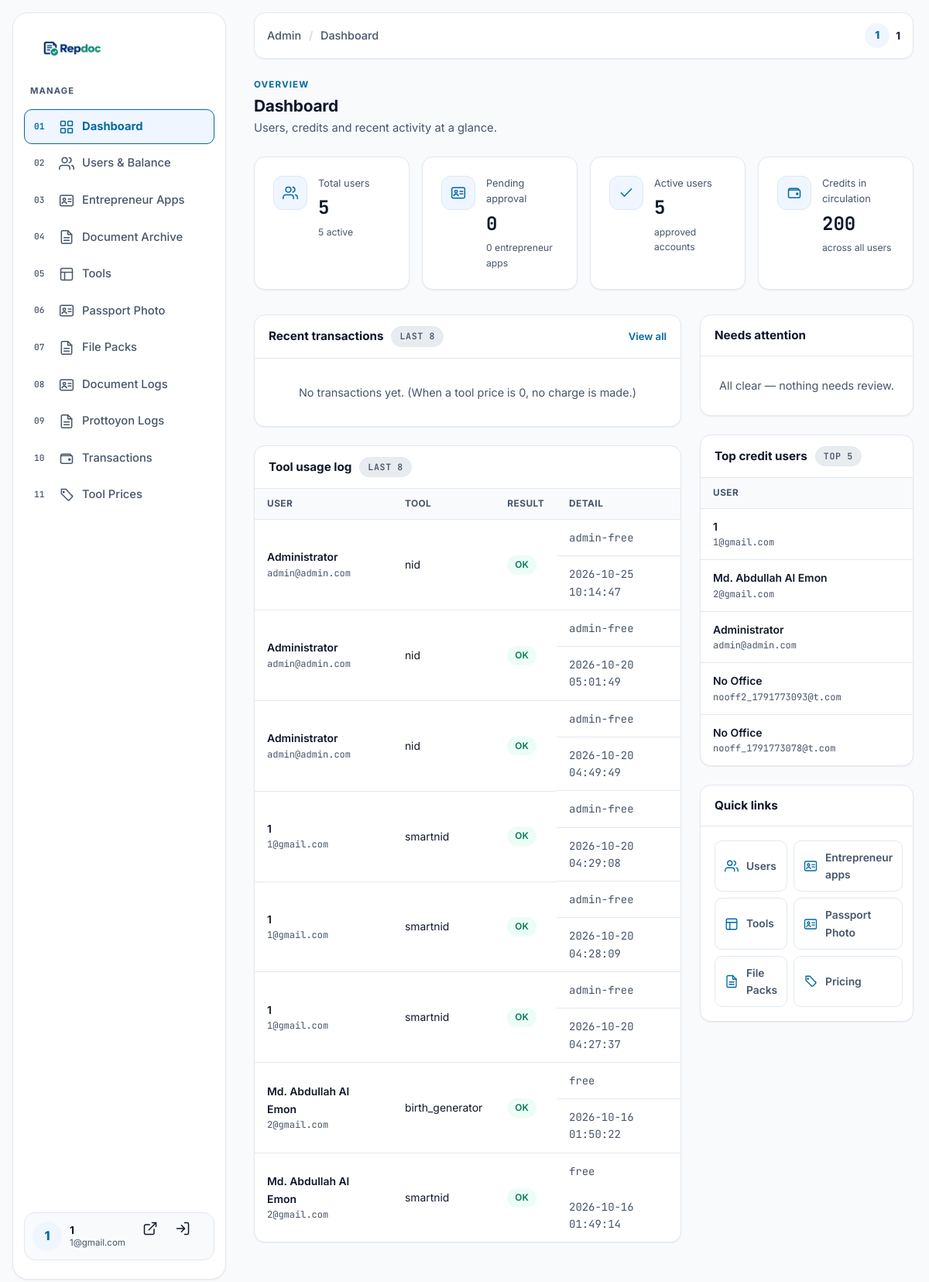
The app's page /admin/index.php (signed in) with its own data.
### tables this page shows
CREATE TABLE usage_log (
        id INTEGER PRIMARY KEY AUTOINCREMENT,
        user_id INT NOT NULL,
        tool_key TEXT NOT NULL,
        status VARCHAR(32) NOT NULL,
        detail TEXT,
        created_at DATETIME DEFAULT CURRENT_TIMESTAMP
    );

CREATE TABLE users (
        id INTEGER PRIMARY KEY AUTOINCREMENT,
        fullname TEXT NOT NULL,
        email TEXT NOT NULL UNIQUE,
        phone TEXT DEFAULT '',
        password TEXT NOT NULL,
        role VARCHAR(32) NOT NULL DEFAULT 'user',
        status VARCHAR(32) NOT NULL DEFAULT 'pending',
        balance INT NOT NULL DEFAULT 0,
        note TEXT,
        last_login_at DATETIME NULL,
        created_at DATETIME DEFAULT CURRENT_TIMESTAMP
    );

### src/bootstrap.php (called while the page is built, shortened)
<?php
if (!function_exists('e')) {
    function e($v): string
    {
        return htmlspecialchars((string) $v, ENT_QUOTES | ENT_SUBSTITUTE, 'UTF-8', false);
    }
}

### admin/index.php (the view, shortened to what this page needs)
<?php
require_once __DIR__ . '/includes/layout.php';
$db = repdoc_db();
$stats = [
    'users'       => 0,
    'pending'     => 0,
    'approved'    => 0,
    'balance'     => 0,
    'pendingApps' => 0,
];
$recentTx    = [];
$recentUsage = [];
$topSpenders = [];
if ($db) {
    try {
        $stats['users']    = (int) $db->query('SELECT COUNT(*) FROM users')->fetchColumn();
        $stats['pending']  = (int) $db->query("SELECT COUNT(*) FROM users WHERE status = 'pending'")->fetchColumn();
        $stats['approved'] = (int) $db->query("SELECT COUNT(*) FROM users WHERE status = 'approved'")->fetchColumn();
        $stats['balance']  = (int) $db->query('SELECT COALESCE(SUM(balance), 0) FROM users')->fetchColumn();
        $stats['pendingApps'] = (int) $db->query("SELECT COUNT(*) FROM entrepreneur_apps WHERE status = 'pending'")->fetchColumn();
        $recentTx = $db->query('SELECT t.*, u.fullname, u.email FROM transactions t
                                LEFT JOIN users u ON u.id = t.user_id
                                ORDER BY t.id DESC LIMIT 8')->fetchAll();
        $recentUsage = $db->query('SELECT g.*, u.fullname, u.email FROM usage_log g
                                   LEFT JOIN users u ON u.id = g.user_id
                                   ORDER BY g.id DESC LIMIT 8')->fetchAll();
        $topSpenders = $db->query('SELECT u.id, u.fullname, u.email, u.balance,
                                          COALESCE(-SUM(CASE WHEN t.delta < 0 THEN t.delta ELSE 0 END), 0) AS spent
                                   FROM users u
                                   LEFT JOIN transactions t ON t.user_id = u.id
                                   GROUP BY u.id, u.fullname, u.email, u.balance
                                   ORDER BY spent DESC LIMIT 5')->fetchAll();
    } catch (Throwable $e) {
        $db = null;
    }
}
?>
<div class="admin-page-head dash-head">
    <div>
        <p class="kicker">Overview</p>
        <h1 class="admin-title">Dashboard</h1>
        <p class="admin-sub">Users, credits and recent activity at a glance.</p>
    </div>
</div>
<?php if (!$db): ?>
    <div class="alert alert-error" role="alert">
        Could not connect to the database. Try running <a href="../src/setup.php">/src/setup.php</a> once.
    </div>
<?php else: ?>
<div class="stat-grid">
    <div class="stat-card">
        <span class="stat-icon" aria-hidden="true"><svg class="icon" viewBox="0 0 24 24"><use href="#a-users"/></svg></span>
        <span class="stat-text"><span class="k">Total users</span><span class="v"><?= number_format($stats['users']) ?></span><span class="s"><?= number_format($stats['approved']) ?> active</span></span>
    </div>
    <div class="stat-card">
        <span class="stat-icon" aria-hidden="true"><svg class="icon" viewBox="0 0 24 24"><use href="#a-id"/></svg></span>
        <span class="stat-text"><span class="k">Pending approval</span><span class="v"><?= number_format($stats['pending']) ?></span><span class="s"><?= number_format($stats['pendingApps']) ?> entrepreneur apps</span></span>
    </div>
    <div class="stat-card">
        <span class="stat-icon" aria-hidden="true"><svg class="icon" viewBox="0 0 24 24"><use href="#a-check"/></svg></span>
        <span class="stat-text"><span class="k">Active users</span><span class="v"><?= number_format($stats['approved']) ?></span><span class="s">approved accounts</span></span>
    </div>
    <div class="stat-card">
        <span class="stat-icon" aria-hidden="true"><svg class="icon" viewBox="0 0 24 24"><use href="#a-wallet"/></svg></span>
        <span class="stat-text"><span class="k">Credits in circulation</span><span class="v"><?= number_format($stats['balance']) ?></span><span class="s">across all users</span></span>
    </div>
</div>
<div class="dash-grid">
    <div class="dash-main">
<div class="panel">
    <div class="panel-head">
        Recent transactions
        <span class="count">Last 8</span>
        <a class="panel-link" href="transactions.php">View all</a>
    </div>
    <?php if ($recentTx): ?>
        <div class="table-wrap">
            <table class="data">
                <thead>
                    <tr><th>User</th><th>Change</th><th>Balance</th><th>Reason</th><th>Time</th></tr>
                </thead>
                <tbody>
                    <?php foreach ($recentTx as $tx): ?>
                        <tr>
                            <td>
                                <span class="cell-name"><?= e($tx['fullname'] ?: '—') ?></span>
                                <span class="cell-sub"><?= e($tx['email'] ?: '') ?></span>
                            </td>
                            <td class="<?= ((int) $tx['delta']) >= 0 ? 'delta-plus' : 'delta-minus' ?>">
                                <?= ((int) $tx['delta']) >= 0 ? '+' : '' ?><?= (int) $tx['delta'] ?>
                            </td>
                            <td class="balance"><?= (int) $tx['balance_after'] ?></td>
                            <td><?= e($tx['reason']) ?><?= $tx['tool_key'] ? ' · ' . e($tx['tool_key']) : '' ?></td>
                            <td class="cell-sub"><?= e((string) $tx['created_at']) ?></td>
                        </tr>
                    <?php endforeach; ?>
                </tbody>
            </table>
        </div>
    <?php else: ?>
        <div class="empty-state-sm">No transactions yet. (When a tool price is 0, no charge is made.)</div>
    <?php endif; ?>
</div>
<div class="panel">
    <div class="panel-head">
        Tool usage log
        <span class="count">Last 8</span>
    </div>
    <?php if ($recentUsage): ?>
        <div class="table-wrap">
            <table class="data">
                <thead><tr><th>User</th><th>Tool</th><th>Result</th><th>Detail</th><th>Time</th></tr></thead>
                <tbody>
                    <?php foreach ($recentUsage as $row): ?>
                        <tr>
                            <td>
                                <span class="cell-name"><?= e($row['fullname'] ?: '—') ?></span>
                                <span class="cell-sub"><?= e($row['email'] ?: '') ?></span>
                            </td>
                            <td><?= e($row['tool_key']) ?></td>
                            <td>
                                <?php
                                $status = (string) $row['status'];
                                $cls = $status === 'ok' ? 'pill-approved' : ($status === 'denied_insufficient' ? 'pill-pending' : 'pill-rejected');
                                $statusLabels = ['ok' => 'OK', 'denied_insufficient' => 'Insufficient', 'error' => 'Error'];
                                ?>
                                <span class="pill <?= $cls ?>"><?= e($statusLabels[$status] ?? ucfirst($status)) ?></span>
                            </td>
                            <td class="cell-sub"><?= e((string) $row['detail']) ?></td>
                            <td class="cell-sub"><?= e((string) $row['created_at']) ?></td>
                        </tr>
                    <?php endforeach; ?>
                </tbody>
            </table>
        </div>
    <?php else: ?>
        <div class="empty-state-sm">No tool usage yet.</div>
    <?php endif; ?>
</div>
    </div>
    <div class="dash-side">
<div class="panel">
    <div class="panel-head">Needs attention</div>
    <div class="panel-body attention-list">
        <?php if ($stats['pending'] + $stats['pendingApps'] === 0): ?>
            <p class="empty-state-sm" style="padding:8px 0">All clear — nothing needs review.</p>
        <?php endif; ?>
    </div>
</div>
<div class="panel">
    <div class="panel-head">Top credit users <span class="count">Top 5</span></div>
    <?php if ($topSpenders): ?>
        <div class="table-wrap">
            <table class="data">
                <thead><tr><th>User</th><th>Credits used</th><th>Current balance</th></tr></thead>
                <tbody>
                    <?php foreach ($topSpenders as $row): ?>
                        <tr>
                            <td>
                                <span class="cell-name"><?= e($row['fullname'] ?: '—') ?></span>
                                <span class="cell-sub"><?= e($row['email'] ?: '') ?></span>
                            </td>
                            <td class="balance"><?= (int) $row['spent'] ?></td>
                        </tr>
                    <?php endforeach; ?>
                </tbody>
            </table>
        </div>
    <?php else: ?>
        <div class="empty-state-sm">No data.</div>
    <?php endif; ?>
</div>
<div class="panel">
    <div class="panel-head">Quick links</div>
    <div class="panel-body quick-grid">
        <a class="quick-link" href="users.php"><svg class="icon" viewBox="0 0 24 24" aria-hidden="true"><use href="#a-users"/></svg>Users</a>
        <a class="quick-link" href="entrepreneur.php"><svg class="icon" viewBox="0 0 24 24" aria-hidden="true"><use href="#a-id"/></svg>Entrepreneur apps</a>
        <a class="quick-link" href="tools.php"><svg class="icon" viewBox="0 0 24 24" aria-hidden="true"><use href="#a-layout"/></svg>Tools</a>
        <a class="quick-link" href="../tools/passport/"><svg class="icon" viewBox="0 0 24 24" aria-hidden="true"><use href="#a-id"/></svg>Passport Photo</a>
        <a class="quick-link" href="files.php"><svg class="icon" viewBox="0 0 24 24" aria-hidden="true"><use href="#a-file"/></svg>File Packs</a>
        <a class="quick-link" href="pricing.php"><svg class="icon" viewBox="0 0 24 24" aria-hidden="true"><use href="#a-tag"/></svg>Pricing</a>
    </div>
</div>
    </div>
</div>
<?php endif; ?>

### src/assets/css/tokens.css (style rules this page uses)
:root { --bg-base: #F8FAFC; --bg-surface: #FFFFFF; --bg-muted: #E8ECF1; --bg-elevated: #FFFFFF; --text-primary: #0F172A; --text-muted: #475569; --primary: #0369A1; --primary-hover: #075985; --primary-light: #EFF6FF; --border-color: #E2E8F0; --border-strong:#CBD5E1; --border-focus: #0369A1; --success: #047857; --success-bg: #ECFDF5; --warning: #B45309; --warning-bg: #FFFBEB; --danger: #B91C1C; --danger-bg: #FFF1F2; --shadow-sm: 0 1px 2px rgba(15, 23, 42, .06); --shadow-md: 0 10px 24px rgba(15, 23, 42, .10); --shadow-lg: 0 18px 40px rgba(15, 23, 42, .14); --font-sans: 'Inter', 'Noto Sans Bengali', system-ui, -apple-system, sans-serif; --font-heading: 'Inter', 'Noto Sans Bengali', system-ui, sans-serif; --font-mono: 'JetBrains Mono', ui-monospace, monospace; --radius-sm: 10px; --radius-md: 14px; --radius-lg: 20px; --radius-full: 999px; --space-2: 8px; --space-3: 12px; --space-4: 16px; --space-5: 24px; --space-6: 32px; --space-7: 48px; --space-8: 64px; --container: 1200px; --gutter: 20px; --header-h: 68px; --transition-fast: .15s ease; --transition-normal: .25s ease; }
*, *::before, *::after { box-sizing: border-box; }
html { scroll-behavior: smooth; scroll-padding-top: calc(var(--header-h) + 16px); }
body { margin: 0; font-family: var(--font-sans); font-size: 16px; line-height: 1.6; color: var(--text-primary); background: var(--bg-base); -webkit-font-smoothing: antialiased; text-rendering: optimizeLegibility; }
a { color: inherit; text-decoration: none; }
h1, h2, h3 { margin: 0; font-family: var(--font-heading); line-height: 1.25; letter-spacing: -.01em; }
p { margin: 0; }
.icon { width: 20px; height: 20px; flex: 0 0 auto; fill: none; stroke: currentColor; stroke-width: 1.8; stroke-linecap: round; stroke-linejoin: round; }
.balance { font-family: var(--font-mono); font-weight: 600; font-variant-numeric: tabular-nums; }

### records on screen
usage_log: user.fullname "Administrator", user.email "admin@admin.com", tool_key "nid", status "OK", detail "admin-free", created_at "2026-10-25 10:14:47"
usage_log: user.fullname "Administrator", user.email "admin@admin.com", tool_key "nid", status "OK", detail "admin-free", created_at "2026-10-20 05:01:49"
usage_log: user.fullname "Administrator", user.email "admin@admin.com", tool_key "nid", status "OK", detail "admin-free", created_at "2026-10-20 04:49:49"
usage_log: user.fullname "1", user.email "1@gmail.com", tool_key "smartnid", status "OK", detail "admin-free", created_at "2026-10-20 04:29:08"
usage_log: user.fullname "1", user.email "1@gmail.com", tool_key "smartnid", status "OK", detail "admin-free", created_at "2026-10-20 04:28:09"
usage_log: user.fullname "1", user.email "1@gmail.com", tool_key "smartnid", status "OK", detail "admin-free", created_at "2026-10-20 04:27:37"
usage_log: user.fullname "Md. Abdullah Al Emon", user.email "2@gmail.com", tool_key "birth_generator", status "OK", detail "free", created_at "2026-10-16 01:50:22"
usage_log: user.fullname "Md. Abdullah Al Emon", user.email "2@gmail.com", tool_key "smartnid", status "OK", detail "free", created_at "2026-10-16 01:49:14"
users: fullname "1", email "1@gmail.com"
users: fullname "Md. Abdullah Al Emon", email "2@gmail.com"
users: fullname "Administrator", email "admin@admin.com"
users: fullname "No Office", email "nooff2_1791773093@t.com"
users: fullname "No Office", email "nooff_1791773078@t.com"

### other values on screen
$item['label'] "Dashboard"
$item['label'] "Users & Balance"
$item['label'] "Entrepreneur Apps"
$item['label'] "Document Archive"
$item['label'] "Tools"
$item['label'] "Passport Photo"
$item['label'] "File Packs"
$item['label'] "Document Logs"
$item['label'] "Prottoyon Logs"
$item['label'] "Transactions"
$item['label'] "Tool Prices"
$initial !== '' ? $initial : 'A' "1"
$me['fullname'] !== '' ? $me['fullname'] : $me['email'] "1"
$me['email'] "1@gmail.com"
$title "Dashboard"
